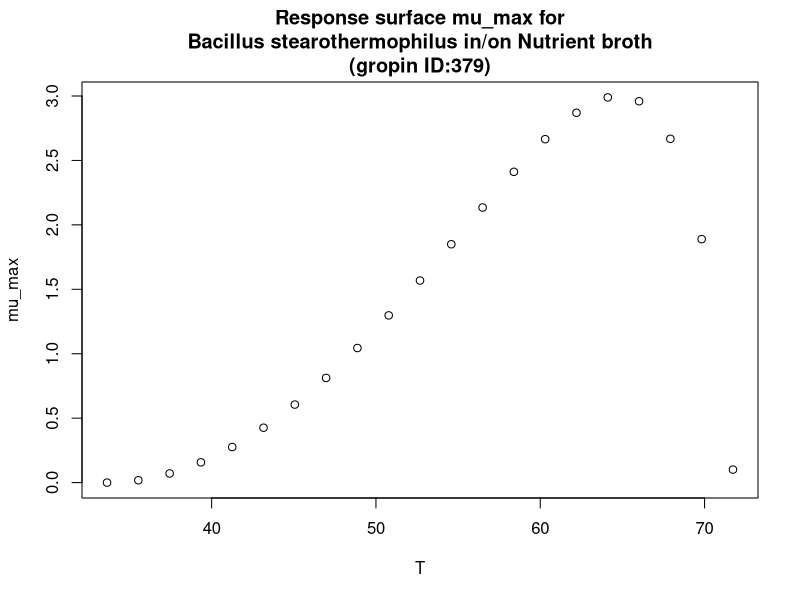

Source code (R):
#############################
# start of Parameter script
#############################
T <- seq(33.6336,71.7282717282717,length.out=21)
#############################
# end of Parameter script
#############################
############################# 
# start of Model script Gropin ID 379 
#############################
 
# constant coefficients for this model
 
variables <- data.frame(T)
argumentsPar <- expand.grid(variables)
 
# heart of the model
response_surface <- function(T) {
   mumax <-(3*(T-71.8)*((T-33.6)^2))/((64.8-33.6)*((64.8-33.6)*(T-64.8)-(64.8-71.8)*(64.8+33.6-2*T)))

return(mumax=mumax)
} 

# output parameters
mumax <- cbind(argumentsPar,response_surface(argumentsPar['T']))
colnames(mumax) <- c(colnames(argumentsPar),'mumax')
#############################
# End of Model script
#############################
############################# 
# start of Visualisation script Gropin ID 379 
#############################
plot(T,mumax$mumax,
                          xlab='T',
                          ylab='mu_max',main='Response surface mu_max for
Bacillus stearothermophilus in/on Nutrient broth
(gropin ID:379)')
#############################
# End of Visualisation script
#############################
